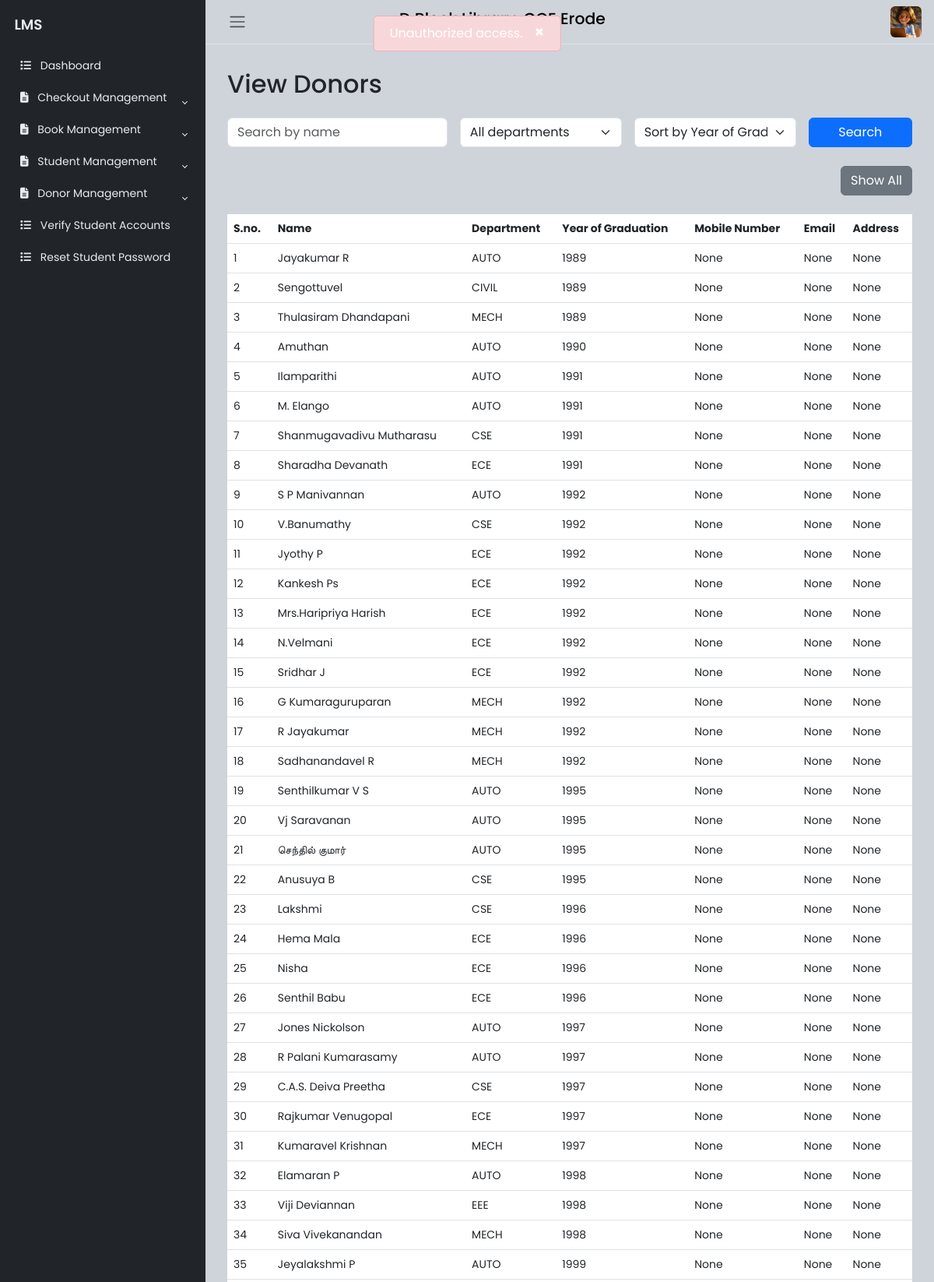
/lib/viewdonors (signed in, upper part), run on the app's committed database.
### website/models.py (models this page shows, shortened)
class Donor(db.Model):
    __tablename__ = 'donor'
    id = Column(Integer, primary_key=True)
    name = Column(String(150), nullable=False)
    department = Column(String(150), nullable=False)
    year_of_graduation = Column(Integer, nullable=False)
    mobilenumber = Column(String(20), nullable=True)
    email = Column(String(150), nullable=True)
    address = Column(String(1000), nullable=True)
    books = relationship('Book', back_populates='donor')

### website/lib.py (the view)
@lib.route('/viewdonors')
@login_required
def ViewDonors():
    role_required_volunteer_librarian()
    search_query = request.args.get('search', '')
    dept_filter = request.args.get('dept', '')
    sort_order = request.args.get('sort', '')
    query = Donor.query
    if search_query:
        query = query.filter(Donor.name.ilike(f'%{search_query}%'))
    if dept_filter:
        query = query.filter(Donor.department == dept_filter)
    if sort_order == 'asc':
        query = query.order_by(Donor.year_of_graduation.asc())
    elif sort_order == 'desc':
        query = query.order_by(Donor.year_of_graduation.desc())
    donors = query.all()
    return render_template('ViewDonors.html', donors=donors, search_query=search_query, dept_filter=dept_filter, sort_order=sort_order)

### website/lib.py (called while the page is built)
def role_required_volunteer_librarian():
    if current_user.role.lower() not in ["volunteer", "librarian"]:
        flash("Unauthorized access.", "danger")
        logger.warning(f"[SECURITY] Unauthorized access attempt by {current_user.email}")
        return redirect(url_for("views.home"))

### website/templates/ViewDonors.html (shortened to what this page needs)
{% extends "LibrarianHome.html" %}
{% block libcontent %}
<div class="container my-4" id="viewDonorContent">
    <h2 class="mb-4">View Donors</h2>
    <form method="GET" class="row g-3 mb-4">
        <div class="col-md-4">
            <input type="text" class="form-control" name="search" placeholder="Search by name" value="{{ search_query }}">
        </div>
        <div class="col-md-3">
            <select class="form-select" name="dept">
                <option value="">All departments</option>
            </select>
        </div>
        <div class="col-md-3">
            <select class="form-select" name="sort">
                <option value="">Sort by Year of Graduation</option>
            </select>
        </div>
        <div class="col-md-2">
            <button type="submit" class="btn btn-primary w-100">Search</button>
        </div>
    </form>
    <div class="row mb-4">
        <div class="col-md-12 text-end">
            <a href="{{ url_for('lib.ViewDonors') }}" class="btn btn-secondary">Show All</a>
        </div>
    </div>
    <div class="table-responsive">
        <table class="table table-hover">
            <thead>
                <tr>
                    <th>S.no.</th>
                    <th>Name</th>
                    <th>Department</th>
                    <th>Year of Graduation</th>
                    <th>Mobile Number</th>
                    <th>Email</th>
                    <th>Address</th>
                </tr>
            </thead>
            <tbody>
                {% for donor in donors %}
                <tr data-bs-toggle="modal" data-bs-target="#donorModal{{ donor.id }}">
                    <td>{{ loop.index }}</td>
                    <td>{{ donor.name }}</td>
                    <td>{{ donor.department }}</td>
                    <td>{{ donor.year_of_graduation }}</td>
                    <td>{{ donor.mobilenumber }}</td>
                    <td>{{ donor.email }}</td>
                    <td>{{ donor.address }}</td>
                </tr>
                {% endfor %}
            </tbody>
        </table>
    </div>
</div>
{% endblock %}

### website/static/css/BaseFormat.css (style rules this page uses)
body { font-family: 'Poppins', sans-serif; font-size: 0.875rem; opacity: 1; overflow-y: scroll; margin: 0; }
a { cursor: pointer; text-decoration: none; font-family: 'Poppins', sans-serif; }

### data on the page
Donor: name "Jayakumar R", department "AUTO", year_of_graduation "1989", mobilenumber "None", email "None", address "None"
Donor: name "Sengottuvel", department "CIVIL", year_of_graduation "1989", mobilenumber "None", email "None", address "None"
Donor: name "Thulasiram Dhandapani", department "MECH", year_of_graduation "1989", mobilenumber "None", email "None", address "None"
Donor: name "Amuthan", department "AUTO", year_of_graduation "1990", mobilenumber "None", email "None", address "None"
Donor: name "Ilamparithi", department "AUTO", year_of_graduation "1991", mobilenumber "None", email "None", address "None"
Donor: name "M. Elango", department "AUTO", year_of_graduation "1991", mobilenumber "None", email "None", address "None"
Donor: name "Shanmugavadivu Mutharasu", department "CSE", year_of_graduation "1991", mobilenumber "None", email "None", address "None"
Donor: name "Sharadha Devanath", department "ECE", year_of_graduation "1991", mobilenumber "None", email "None", address "None"
Donor: name "S P Manivannan", department "AUTO", year_of_graduation "1992", mobilenumber "None", email "None", address "None"
Donor: name "V.Banumathy", department "CSE", year_of_graduation "1992", mobilenumber "None", email "None", address "None"
Donor: name "Jyothy P", department "ECE", year_of_graduation "1992", mobilenumber "None", email "None", address "None"
Donor: name "Kankesh Ps", department "ECE", year_of_graduation "1992", mobilenumber "None", email "None", address "None"
Donor: name "Mrs.Haripriya Harish", department "ECE", year_of_graduation "1992", mobilenumber "None", email "None", address "None"
Donor: name "N.Velmani", department "ECE", year_of_graduation "1992", mobilenumber "None", email "None", address "None"
Donor: name "Sridhar J", department "ECE", year_of_graduation "1992", mobilenumber "None", email "None", address "None"
Donor: name "G Kumaraguruparan", department "MECH", year_of_graduation "1992", mobilenumber "None", email "None", address "None"
Donor: name "R Jayakumar", department "MECH", year_of_graduation "1992", mobilenumber "None", email "None", address "None"
Donor: name "Sadhanandavel R", department "MECH", year_of_graduation "1992", mobilenumber "None", email "None", address "None"
Donor: name "Senthilkumar V S", department "AUTO", year_of_graduation "1995", mobilenumber "None", email "None", address "None"
Donor: name "Vj Saravanan", department "AUTO", year_of_graduation "1995", mobilenumber "None", email "None", address "None"
Donor: name "செந்தில் குமார்", department "AUTO", year_of_graduation "1995", mobilenumber "None", email "None", address "None"
Donor: name "Anusuya B", department "CSE", year_of_graduation "1995", mobilenumber "None", email "None", address "None"
Donor: name "Lakshmi", department "CSE", year_of_graduation "1996", mobilenumber "None", email "None", address "None"
Donor: name "Hema Mala", department "ECE", year_of_graduation "1996", mobilenumber "None", email "None", address "None"
Donor: name "Nisha", department "ECE", year_of_graduation "1996", mobilenumber "None", email "None", address "None"
Donor: name "Senthil Babu", department "ECE", year_of_graduation "1996", mobilenumber "None", email "None", address "None"
Donor: name "Jones Nickolson", department "AUTO", year_of_graduation "1997", mobilenumber "None", email "None", address "None"
Donor: name "R Palani Kumarasamy", department "AUTO", year_of_graduation "1997", mobilenumber "None", email "None", address "None"
Donor: name "C.A.S. Deiva Preetha", department "CSE", year_of_graduation "1997", mobilenumber "None", email "None", address "None"
Donor: name "Rajkumar Venugopal", department "ECE", year_of_graduation "1997", mobilenumber "None", email "None", address "None"
Donor: name "Kumaravel Krishnan", department "MECH", year_of_graduation "1997", mobilenumber "None", email "None", address "None"
Donor: name "Elamaran P", department "AUTO", year_of_graduation "1998", mobilenumber "None", email "None", address "None"
Donor: name "Viji Deviannan", department "EEE", year_of_graduation "1998", mobilenumber "None", email "None", address "None"
Donor: name "Siva Vivekanandan", department "MECH", year_of_graduation "1998", mobilenumber "None", email "None", address "None"
Donor: name "Jeyalakshmi P", department "AUTO", year_of_graduation "1999", mobilenumber "None", email "None", address "None"
